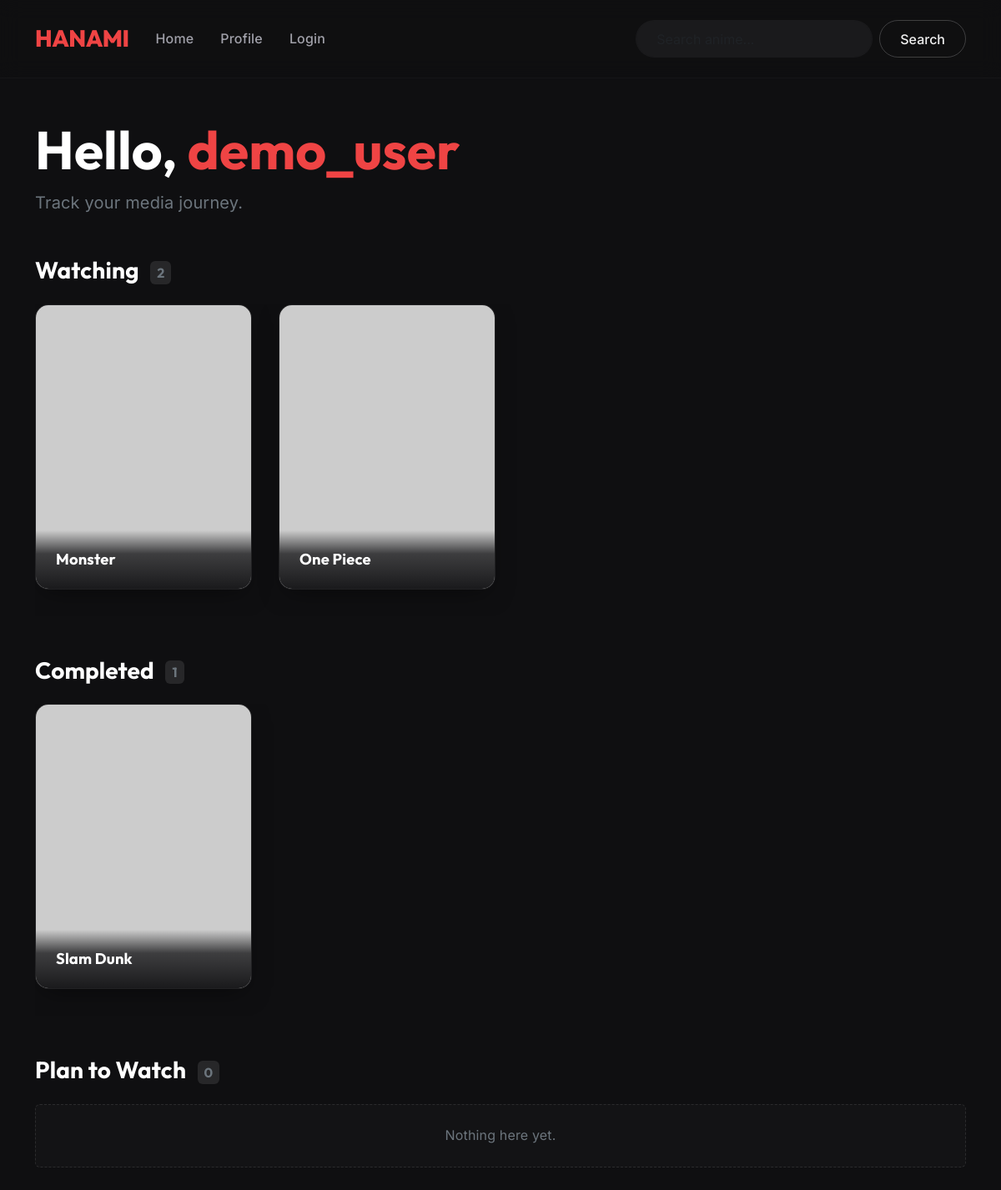
/profile, run on the app's committed database.
### app/models.py (models this page shows)
class User(db.Model):
    id = db.Column(db.Integer, primary_key=True)
    username = db.Column(db.String(80), unique=True, nullable=False)
    email = db.Column(db.String(120), unique=True, nullable=False)
    password = db.Column(db.String(120), nullable=False)
    statuses = db.relationship('UserAnimeStatus', backref='user', lazy=True)

class Anime(db.Model):
    id = db.Column(db.Integer, primary_key=True)
    mal_id = db.Column(db.Integer, unique=True, nullable=False)
    title = db.Column(db.String(255), nullable=False)
    synopsis = db.Column(db.Text, nullable=True)
    image_url = db.Column(db.String(255), nullable=True)
    rating = db.Column(db.String(50), nullable=True)
    statuses = db.relationship('UserAnimeStatus', backref='anime', lazy=True)

class UserAnimeStatus(db.Model):
    id = db.Column(db.Integer, primary_key=True)
    user_id = db.Column(db.Integer, db.ForeignKey('user.id'), nullable=False)
    anime_id = db.Column(db.Integer, db.ForeignKey('anime.id'), nullable=False)
    status = db.Column(db.String(50), nullable=False) # 'watching', 'completed', 'plan'

### app/routes.py (the view)
@bp.route('/profile')
def profile():
    user = User.query.get(DEFAULT_USER_ID)
    statuses = UserAnimeStatus.query.filter_by(user_id=DEFAULT_USER_ID).all()
    lists = {
        'watching': [],
        'completed': [],
        'plan': []
    }
    for s in statuses:
        if s.status in lists:
            lists[s.status].append(s.anime)
    return render_template('profile.html', user=user, lists=lists)

### app/templates/profile.html (shortened to what this page needs)
{% extends 'base.html' %}
{% block content %}
<div class="mb-5 mt-4">
    <h1 class="display-3 fw-bold">Hello, <span class="text-accent">{{ user.username }}</span></h1>
    <p class="text-secondary fs-5">Track your media journey.</p>
</div>
{% macro render_anime_row(animes, title) %}
    <div class="mb-5">
        <h3 class="mb-4">{{ title }} <span class="text-secondary fs-6 align-middle ms-2 px-2 py-1 rounded" style="background: rgba(255,255,255,0.1);">{{ animes|length }}</span></h3>
        {% if animes %}
        <div class="horizontal-scroll">
            {% for anime in animes %}
            <a href="{{ url_for('main.detail', anime_id=anime.id) }}" class="text-decoration-none">
                <div class="anime-card">
                    <img src="{{ anime.image_url }}" alt="{{ anime.title }}" class="anime-card-img" onerror="this.src='https://via.placeholder.com/300x400/1e1e1e/888888?text=Image+Not+Found'">
                    <div class="anime-card-body">
                        <h6 class="anime-title">{{ anime.title }}</h6>
                    </div>
                </div>
            </a>
            {% endfor %}
        </div>
        {% else %}
        <div class="p-4 rounded mb-5" style="background: rgba(255,255,255,0.02); border: 1px dashed rgba(255,255,255,0.1);">
            <p class="text-secondary mb-0 text-center">Nothing here yet.</p>
        </div>
        {% endif %}
    </div>
{% endmacro %}
{{ render_anime_row(lists['watching'], "Watching") }}
{{ render_anime_row(lists['completed'], "Completed") }}
{{ render_anime_row(lists['plan'], "Plan to Watch") }}
{% endblock %}

### app/static/css/style.css (style rules this page uses)
:root { --bg-color: #0f0f11; --surface-color: #1a1a1c; --surface-hover: #262629; --text-primary: #f0f0f0; --text-secondary: #a1a1aa; --accent-color: #ef4444; --accent-hover: #fca5a5; --border-radius: 16px; --shadow-subtle: 0 10px 30px -10px rgba(0, 0, 0, 0.5); --shadow-hover: 0 20px 40px -10px rgba(0, 0, 0, 0.7); --transition-speed: 0.3s; }
body { background-color: var(--bg-color); color: var(--text-primary); font-family: 'Inter', sans-serif; line-height: 1.6; letter-spacing: 0.01em; }
h1, h2, h3, h4, h5, h6 { font-family: 'Outfit', sans-serif; color: #ffffff; font-weight: 700; }
a { color: var(--text-primary); text-decoration: none; transition: color var(--transition-speed); }
.text-accent { color: var(--accent-color) !important; }
.anime-card { background-color: var(--surface-color); border-radius: var(--border-radius); overflow: hidden; position: relative; border: 1px solid rgba(255, 255, 255, 0.03); box-shadow: var(--shadow-subtle); transition: all 0.4s cubic-bezier(0.175, 0.885, 0.32, 1.275); height: 100%; }
.anime-card-img { width: 100%; height: 380px; object-fit: cover; transition: transform 0.7s ease; }
.anime-card-body { padding: 1.5rem; position: relative; background: linear-gradient(180deg, transparent 0%, rgba(26,26,28,0.8) 40%, var(--surface-color) 100%); margin-top: -80px; z-index: 2; }
.anime-title { font-size: 1.15rem; white-space: nowrap; overflow: hidden; text-overflow: ellipsis; margin-bottom: 0; }
.horizontal-scroll { display: flex; overflow-x: auto; gap: 2rem; padding-bottom: 2rem; margin-bottom: 3rem; }
.horizontal-scroll .anime-card { min-width: 260px; max-width: 260px; flex: 0 0 auto; }
.horizontal-scroll .anime-card-img { height: 350px; }

### data on the page
User: username "demo_user"
Anime: title "Monster"
Anime: title "One Piece"
UserAnimeStatus: status "Completed"
Anime: title "Slam Dunk"

### other printed values
{{ title }} "Watching Plan to Watch"
{{ animes|length }} "2 1 0"
